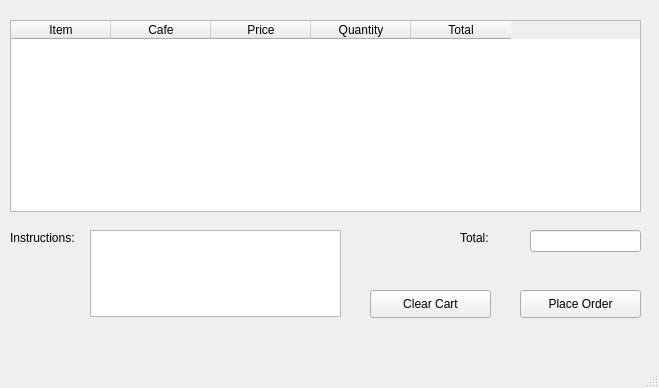
<?xml version="1.0" encoding="UTF-8"?>
<ui version="4.0">
 <class>MainWindow</class>
 <widget class="QMainWindow" name="MainWindow">
  <property name="geometry">
   <rect>
    <x>0</x>
    <y>0</y>
    <width>659</width>
    <height>388</height>
   </rect>
  </property>
  <property name="windowTitle">
   <string>MainWindow</string>
  </property>
  <widget class="QWidget" name="centralwidget">
   <widget class="QLabel" name="label">
    <property name="geometry">
     <rect>
      <x>460</x>
      <y>230</y>
      <width>111</width>
      <height>16</height>
     </rect>
    </property>
    <property name="text">
     <string>Total:</string>
    </property>
   </widget>
   <widget class="QLineEdit" name="TotalBill">
    <property name="geometry">
     <rect>
      <x>530</x>
      <y>230</y>
      <width>111</width>
      <height>22</height>
     </rect>
    </property>
   </widget>
   <widget class="QPushButton" name="PlaceOrder">
    <property name="geometry">
     <rect>
      <x>520</x>
      <y>290</y>
      <width>121</width>
      <height>28</height>
     </rect>
    </property>
    <property name="text">
     <string>Place Order</string>
    </property>
   </widget>
   <widget class="QLabel" name="label_2">
    <property name="geometry">
     <rect>
      <x>10</x>
      <y>230</y>
      <width>111</width>
      <height>16</height>
     </rect>
    </property>
    <property name="text">
     <string>Instructions:</string>
    </property>
   </widget>
   <widget class="QTextEdit" name="OrderInstructions">
    <property name="geometry">
     <rect>
      <x>90</x>
      <y>230</y>
      <width>251</width>
      <height>87</height>
     </rect>
    </property>
   </widget>
   <widget class="QTableWidget" name="CartTable">
    <property name="geometry">
     <rect>
      <x>10</x>
      <y>20</y>
      <width>631</width>
      <height>192</height>
     </rect>
    </property>
    <column>
     <property name="text">
      <string>Item</string>
     </property>
    </column>
    <column>
     <property name="text">
      <string>Cafe</string>
     </property>
    </column>
    <column>
     <property name="text">
      <string>Price</string>
     </property>
    </column>
    <column>
     <property name="text">
      <string>Quantity</string>
     </property>
    </column>
    <column>
     <property name="text">
      <string>Total</string>
     </property>
    </column>
   </widget>
   <widget class="QPushButton" name="ClearCart">
    <property name="geometry">
     <rect>
      <x>370</x>
      <y>290</y>
      <width>121</width>
      <height>28</height>
     </rect>
    </property>
    <property name="text">
     <string>Clear Cart</string>
    </property>
   </widget>
  </widget>
  <widget class="QMenuBar" name="menubar">
   <property name="geometry">
    <rect>
     <x>0</x>
     <y>0</y>
     <width>659</width>
     <height>26</height>
    </rect>
   </property>
  </widget>
  <widget class="QStatusBar" name="statusbar"/>
 </widget>
 <resources/>
 <connections/>
</ui>
